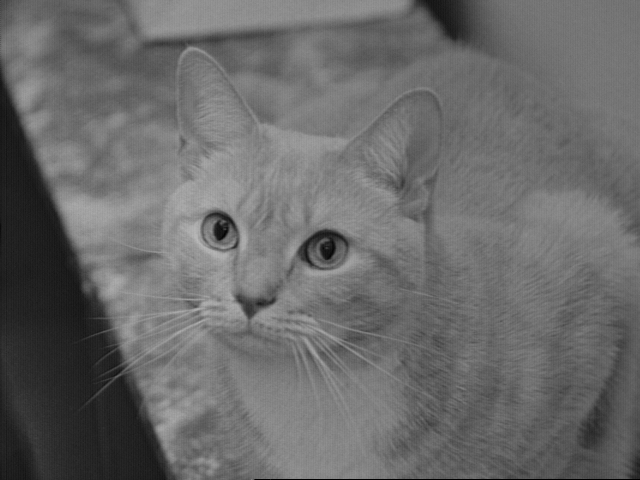
//> input picture sample_code/images/cat.png, 640 x 480 px
$ ./homework6 ./cat.png   (built with g++ and OpenCV 4)
//> lines starting //> are read from the running program, lines starting //| are printed output that depends on the picture
/** @file       homework6.cpp
 *  @author     Jack Zhang
 *  @version    1.0
 *  @date       05/18/2021
 *  @brief
 *  @details
 *  @note
 */
#include <iostream>
#include <opencv2/core.hpp>
#include <opencv2/highgui.hpp>
#include <opencv2/imgproc.hpp>

cv::Mat getKernel(int rows, int cols, double sigma)
{
	CV_Assert(rows % 2 && cols % 2);

	int halfRow = rows / 2, halfCol = cols / 2;
	cv::Mat kernel(rows, cols, CV_32FC1);

	for (int row = -halfRow; row <= halfRow; ++row)
	{
		auto *pPixel = kernel.ptr<float>(row + halfRow);
		for (int col = -halfCol; col <= halfCol; ++col)
		{
			*(pPixel + col + halfCol) = cv::exp(-(row * row + col * col) / sigma / sigma / 2.0f);
		}
	}

	double sum = cv::sum(kernel)(0);
	kernel /= sum;

	return kernel;
}

cv::Mat discreteFourierTrans(const cv::Mat &image)
{
	cv::Mat padded;
	int m = cv::getOptimalDFTSize(image.rows), n = cv::getOptimalDFTSize(image.cols);
	cv::copyMakeBorder(image, padded, 0, m - image.rows, 0, n - image.cols, cv::BORDER_CONSTANT, cv::Scalar::all(0));
	cv::Mat planes[2] = {cv::Mat_<float>(padded), cv::Mat::zeros(padded.size(), CV_32FC1)};
	cv::Mat complex;
	cv::merge(planes, 2, complex);
	cv::dft(complex, complex, cv::DFT_COMPLEX_OUTPUT);

	return complex;
}

inline cv::Vec2f complexDivision(const cv::Vec2f &num1, const cv::Vec2f &num2)
{
	float a = num1(0), b = num1(1), c = num2(0), d = num2(1);
	float realPart = (a * c + b * d) / (c * c + d * d);
	float imgPart = (b * c - a * d) / (c * c + d * d);
	return cv::Vec2f(realPart, imgPart);
}

cv::Mat complexMatDivision(const cv::Mat &mat1, const cv::Mat &mat2)
{
	CV_Assert(mat1.size() == mat2.size());
	cv::Mat matOut(mat1.size(), CV_32FC2);

	for (int row = 0; row < matOut.rows; ++row)
	{
		const auto *pPixel1 = mat1.ptr<cv::Vec2f>(row);
		const auto *pPixel2 = mat2.ptr<cv::Vec2f>(row);
		auto *pPixelOut = matOut.ptr<cv::Vec2f>(row);
		for (int col = 0; col < matOut.cols; ++col)
		{
			// 对应像素做复数除法
			*(pPixelOut + col) = complexDivision(*(pPixel1 + col), *(pPixel2 + col));
		}
	}
	return matOut;
}

int main(int argc, char **argv)
{
	cv::String keys = "{@input | ./cat.png | input image}";
	cv::CommandLineParser parser(argc, argv, keys);
	cv::Mat imageSrc = cv::imread(parser.get<cv::String>("@input"), cv::IMREAD_GRAYSCALE);
//> imageSrc is the input picture: 480 rows x 640 cols, CV_8UC1; min 0, max 186, mean 105.8
	if (imageSrc.empty())
	{
		std::cerr << "Error: cannot load image: " << parser.get<cv::String>("@input");
		exit(EXIT_FAILURE);
	}

	cv::Mat gaussianKernel = getKernel(31, 31, 7);
	// std::cout << "Gaussian kernel: \n" << gaussianKernel << std::endl;
	cv::Mat imageDegraded;
	cv::filter2D(imageSrc, imageDegraded, CV_8U, gaussianKernel, cv::Point(-1, -1), 0, cv::BORDER_REPLICATE);
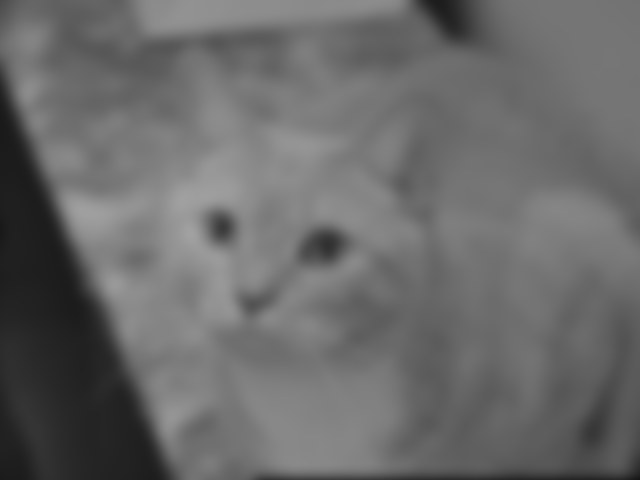
//> imageDegraded: 480 rows x 640 cols, CV_8UC1; min 21, max 161, mean 105.5

	// cv::Mat imageDegradedDFT = discreteFourierTrans(imageDegraded); // => G
	// cv::Mat gaussianKernelDFT = discreteFourierTrans(gaussianKernel); // => H

	// F = G / H
	// todo: align the size
	// cv::Mat imageDFT = complexMatDivision(imageDegradedDFT, gaussianKernelDFT);
	cv::Size dftSize;
	dftSize.width = cv::getOptimalDFTSize(imageDegraded.cols + gaussianKernel.cols - 1);
//> dftSize = Size(675, 0)
	dftSize.height = cv::getOptimalDFTSize(imageDegraded.rows + gaussianKernel.rows - 1);
//> dftSize = Size(675, 512)

	cv::Mat tempImage(dftSize, imageDegraded.type(), cv::Scalar::all(0));
	cv::Mat tempGaussian(dftSize, gaussianKernel.type(), cv::Scalar::all(0));

	// copy imageDegraded and gaussianKernel to top left corner
	cv::Mat roiImage(tempImage, cv::Rect(0, 0, imageDegraded.cols, imageDegraded.rows));
	imageDegraded.copyTo(roiImage);
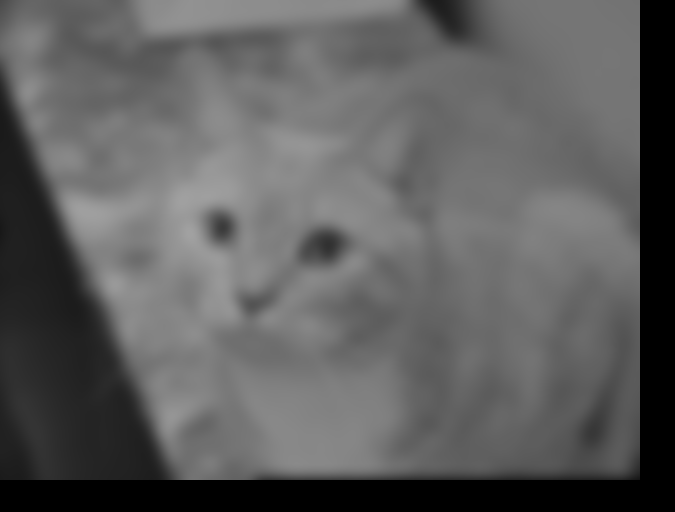
//> tempImage: 512 rows x 675 cols, CV_8UC1; min 0, max 161, mean 93.8

	cv::Mat roiGaussian(tempGaussian, cv::Rect(0, 0, gaussianKernel.cols, gaussianKernel.rows));
	// gaussianKernel.copyTo(tempGaussian);
	gaussianKernel.copyTo(roiGaussian);

	cv::dft(cv::Mat_<float>(tempImage), tempImage, 0, imageDegraded.rows);
//> tempImage: 512 rows x 675 cols, CV_32FC1
	cv::dft(cv::Mat_<float>(tempGaussian), tempGaussian, 0, gaussianKernel.rows);

	// cv::divide(tempImage, tempGaussian, tempImage); // G / H => F
	cv::Mat division = complexMatDivision(tempImage, tempGaussian);
	cv::Mat imageOut(cv::abs(imageDegraded.rows - gaussianKernel.rows + 1),
			cv::abs(imageDegraded.cols - gaussianKernel.cols + 1), CV_32FC1);
	cv::dft(division, imageOut, cv::DFT_INVERSE);
	cv::normalize(imageOut, imageOut, 0, 255, cv::NORM_MINMAX);
	imageOut.convertTo(imageOut, CV_8UC1);
	cv::imshow("output image", imageOut);
	cv::waitKey(0);

	return EXIT_SUCCESS;
}
